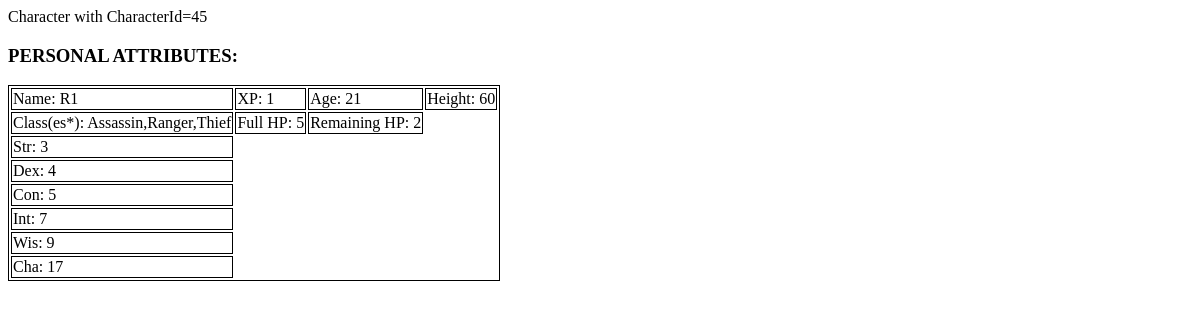
The app's page /osric_character_tools/charactersheet.php?CharacterId=45, older data.
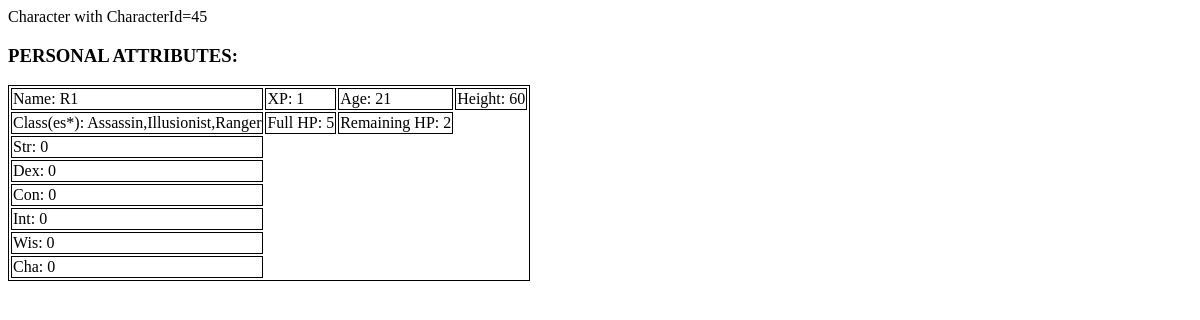
The same page, newer data.
### tables this page shows
CREATE TABLE IF NOT EXISTS `characters` (
  `CharacterName` varchar(255) NOT NULL,
  `CharacterGender` int(11) NOT NULL,
  `CharacterAge` float NOT NULL,
  `CharacterHeight` float NOT NULL,
  `CharacterWeight` float NOT NULL,
  `CharacterId` bigint(20) unsigned NOT NULL AUTO_INCREMENT,
  `CharacterAlignment` int(11) NOT NULL,
  `RaceId` bigint(20) NOT NULL,
  PRIMARY KEY (`CharacterId`)
);

CREATE TABLE IF NOT EXISTS `character_status` (
  `CharacterId` bigint(20) NOT NULL,
  `CharacterStatusArmorClass` int(11) NOT NULL,
  `CharacterStatusExperiencePoints` int(11) NOT NULL,
  `CharacterStatusLevel` int(11) NOT NULL,
  `CharacterStatusFullHitPoints` int(11) NOT NULL,
  `CharacterStatusRemainingHitPoints` int(11) NOT NULL
);

CREATE TABLE IF NOT EXISTS `character_classes` (
  `CharacterId` bigint(20) NOT NULL,
  `ClassId` bigint(20) NOT NULL
);

CREATE TABLE IF NOT EXISTS `classes` (
  `ClassId` bigint(20) NOT NULL AUTO_INCREMENT,
  `ClassName` varchar(64) NOT NULL,
  PRIMARY KEY (`ClassId`)
);

CREATE TABLE IF NOT EXISTS `character_abilities` (
  `CharacterId` bigint(20) NOT NULL,
  `AbilityId` bigint(20) NOT NULL,
  `Value` float NOT NULL
);

CREATE TABLE IF NOT EXISTS `abilities` (
  `AbilityId` bigint(20) NOT NULL AUTO_INCREMENT,
  `AbilityLongName` varchar(32) NOT NULL,
  `AbilityShortName` varchar(8) NOT NULL,
  PRIMARY KEY (`AbilityId`)
);

### osric_character_tools/inc/charactertblfuncs.inc (called while the page is built, shortened)
<?php
function getCharacter($cxn,$characterId)
{
	if($characterId == -1)
	{
		$row['CharacterName'] = "Dummy";
		$row['CharacterGender'] = "1";
		$row['CharacterAge'] = "42";
		$row['CharacterHeight'] = "65";
	}
	else
	{
		$query = sprintf("SELECT * FROM `characters` WHERE CharacterId='%s'",$characterId);
		$result = mysqli_query($cxn,$query) or die("Couldn't execute query.");
		$row = mysqli_fetch_assoc($result);
	}
	return $row;
}
function getCharacterStatus($cxn,$characterId)
{
    $query = sprintf("SELECT * FROM `character_status` WHERE CharacterId='%s'",$characterId);
    $result = mysqli_query($cxn,$query) or die("Couldn't execute getCharacterStatus query.");
    $row = mysqli_fetch_assoc($result);
    return $row;
}
function getCharacterAbilities($cxn,$characterId)
{
    $query = sprintf("SELECT * FROM character_abilities ca INNER JOIN abilities a on ca.AbilityId = a.AbilityId WHERE ca.CharacterId = '%s'",$characterId);
    $result = mysqli_query($cxn,$query) or die("Couldn't execute getCharacterAbilities query.");
    for($result_set = array();$row = mysqli_fetch_assoc($result);$result_set[]=$row);
    return $result_set;
}
function getCharacterClasses($cxn,$characterId)
{
    $query = sprintf("SELECT * FROM character_classes cc INNER JOIN classes c ON cc.ClassId = c.ClassId WHERE CharacterId='%s'",$characterId);
    $result = mysqli_query($cxn,$query) or die("Couldn't execute getCharacterClasses query.");
    for($result_set = array();$row = mysqli_fetch_assoc($result);$result_set[]=$row);
    return $result_set;
}
?>

### osric_character_tools/charactersheet.php (the view, shortened to what this page needs)
<?php
$CharacterId = $_GET['CharacterId'];
echo "Character with CharacterId={$CharacterId}";
include("./inc/misc.inc");
include("./inc/charactertblfuncs.inc");
$cxn = mysqli_connect($host,$user,$passwd,$dbname) or die("Couldn't connect to server");
$character = getCharacter($cxn,$CharacterId);
$characterStatus = getCharacterStatus($cxn,$CharacterId);
?>
<html>
<head>
<link rel="stylesheet" type="text/css" href="./css/class.css" />
</head>
<body>
<?php
echo "<h3>PERSONAL ATTRIBUTES:</h3>\n";
echo "<table id='personal_attributes'>\n";
echo "<tr><td>Name: {$character['CharacterName']}</td><td>XP: {$characterStatus['CharacterStatusExperiencePoints']}</td><td>Age: {$character['CharacterAge']}</td><td>Height: {$character['CharacterHeight']}</td></tr>\n";
echo "<tr><td>Class(es*): ";
$result_set = getCharacterClasses($cxn,$CharacterId);
$num_rows = count($result_set);
for($i=0;$i<$num_rows;$i++)
{
    if($i > 0)
    {
        echo ",";
    }
    echo "{$result_set[$i]['ClassName']}";
}
echo "</td><td>Full HP: {$characterStatus['CharacterStatusFullHitPoints']}</td><td>Remaining HP: {$characterStatus['CharacterStatusRemainingHitPoints']}</td></tr>\n";
$character_abilities = getCharacterAbilities($cxn,$CharacterId);
$num_abilities = count($character_abilities);
for($i=0;$i<$num_abilities;$i++)
{
    echo "<tr><td>{$character_abilities[$i]['AbilityShortName']}: {$character_abilities[$i]['Value']}</td></tr>";
}
echo "</table>";
?>
</body>
</html>

### osric_character_tools/css/class.css (style rules this page uses)
table,td { border: 1px solid black; }

Row changes from the older to the newer data that the page shows:
removed character_classes: ClassId.ClassName "Thief"
added character_classes: ClassId.ClassName "Illusionist"
changed character_abilities "Str": Value "3" → "0"
changed character_abilities "Dex": Value "4" → "0"
changed character_abilities "Con": Value "5" → "0"
changed character_abilities "Int": Value "7" → "0"
changed character_abilities "Wis": Value "9" → "0"
changed character_abilities "Cha": Value "17" → "0"
